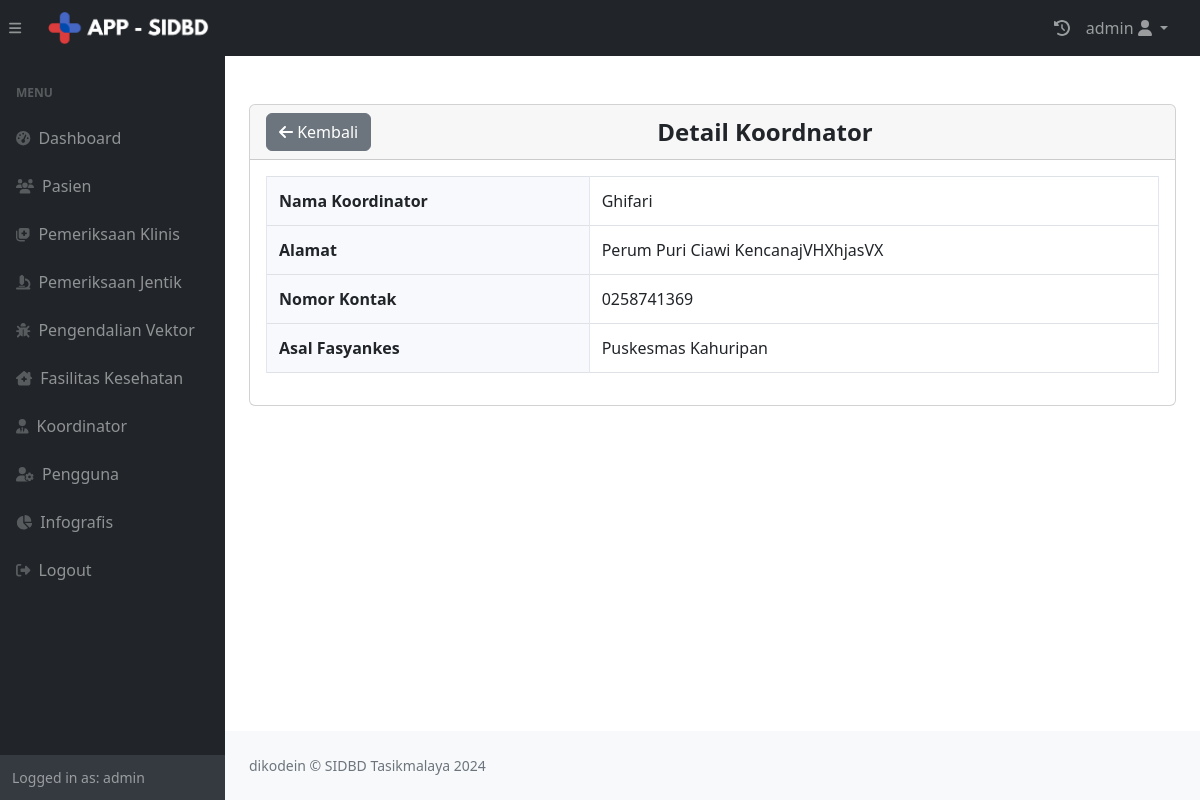
The app's page /admin/koordinatorlihat.php?id=42 (signed in) with its own data.
### tables this page shows
CREATE TABLE `koordinator` (
  `id` int(11) NOT NULL,
  `namakoor` varchar(255) NOT NULL,
  `alamat` varchar(255) NOT NULL,
  `nokontak` varchar(255) NOT NULL,
  `asalfasyankes` int(11) DEFAULT NULL
);

CREATE TABLE `puskesmas` (
  `idpuskesmas` int(11) NOT NULL,
  `Nama_Puskesmas` varchar(111) NOT NULL,
  `Alamat` varchar(111) NOT NULL,
  `Nomor_Kontak` varchar(111) NOT NULL,
  `created_at` datetime DEFAULT current_timestamp(),
  `longitude` varchar(50) DEFAULT NULL,
  `latitude` varchar(50) DEFAULT NULL,
  `jam_operasional` varchar(100) DEFAULT NULL,
  `kepala_puskesmas` varchar(255) DEFAULT NULL
);

### admin/koordinatorlihat.php (the view, shortened to what this page needs)
<?php
require "../function.php";
require "header.php";
$id = isset($_GET['id']) ? $_GET['id'] : '';
$id = intval($id);
$query = "
    SELECT k.*, p.Nama_Puskesmas
    FROM koordinator k
    INNER JOIN puskesmas p ON k.asalfasyankes = p.idpuskesmas
    WHERE k.id = ?
";
if ($stmt = $conn->prepare($query)) {
    $stmt->bind_param("i", $id);
    $stmt->execute();
    $result = $stmt->get_result();
    if ($result->num_rows > 0) {
        $data = $result->fetch_assoc();
    } else {
        echo "<script>alert('Data koordinator tidak ditemukan!'); window.location.href='koordinator.php';</script>";
        exit();
    }
} else {
    echo "ERROR: Could not prepare query: " . $conn->error;
    exit();
}
?>
<body class="sb-nav-fixed">
    <?php include 'nav.php'; ?>
        <?php include 'menu.php'; ?>
        <div id="layoutSidenav_content">
            <main>
                <div class="container-fluid px-4">
                    <br>
                    <br>
                    <div class="card mb-4">
                        <div class="card-header">
                        <a href="#" class="btn btn-secondary" onclick="history.back(); return false;"data-bs-toggle="tooltip" title="Ke Halaman Sebelumnya"><i class="fas fa-arrow-left" ></i> Kembali</a>
                            <div class="header-title">Detail Koordnator</div>
                        </div>
                        <div class="card-body">
                            <table class="table table-bordered">
                                <tr>
                                    <th>Nama Koordinator</th>
                                    <td><?php echo htmlspecialchars($data['namakoor']); ?></td>
                                </tr>
                                <tr>
                                    <th>Alamat</th>
                                    <td><?php echo htmlspecialchars($data['alamat']); ?></td>
                                </tr>
                                <tr>
                                    <th>Nomor Kontak</th>
                                    <td><?php echo htmlspecialchars($data['nokontak']); ?></td>
                                </tr>
                                <tr>
                                    <th>Asal Fasyankes</th>
                                    <td><?php echo htmlspecialchars($data['Nama_Puskesmas']); ?></td>
                                </tr>
                            </table>
                        </div>
                    </div>
                </div>
            </main>
            <?php include 'footer.php'; ?>
        </div>
    </div>
</body>
</html>

### admin/header.php (style rules this page uses)
.table th, .table td { padding: 12px; text-align: left; vertical-align: middle; }
.table th { background-color: #f8f9fc; }
@media (min-width: 769px) { .table tbody tr { display: table-row; } }
.table th, .table td { border-color: #e3e6f0; }

### admin/koordinatorlihat.php (style rules this page uses)
.card-header { display: flex; align-items: center; justify-content: space-between; font-weight: bold; font-size: 1.5em; }
.card-header .header-title { text-align: center; flex: 1; }

### records on screen
koordinator: namakoor "Ghifari", alamat "Perum Puri Ciawi KencanajVHXhjasVX", nokontak "0258741369", asalfasyankes.Nama_Puskesmas "Puskesmas Kahuripan"

### other values on screen
$_SESSION["username"] "admin"
